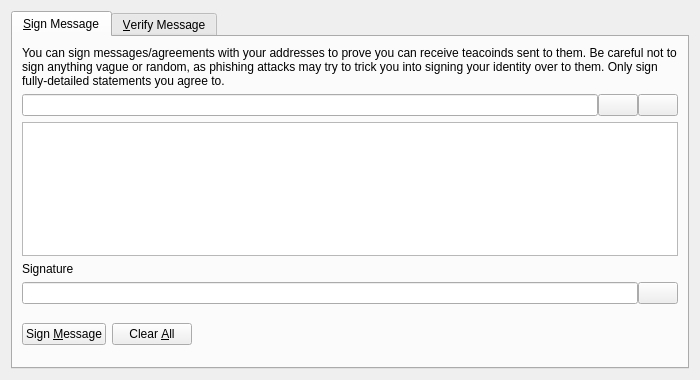
<?xml version="1.0" encoding="UTF-8"?>
<ui version="4.0">
 <class>SignVerifyMessageDialog</class>
 <widget class="QDialog" name="SignVerifyMessageDialog">
  <property name="geometry">
   <rect>
    <x>0</x>
    <y>0</y>
    <width>700</width>
    <height>380</height>
   </rect>
  </property>
  <property name="windowTitle">
   <string>Signatures - Sign / Verify a Message</string>
  </property>
  <property name="modal">
   <bool>true</bool>
  </property>
  <layout class="QVBoxLayout" name="verticalLayout">
   <item>
    <widget class="QTabWidget" name="tabWidget">
     <property name="currentIndex">
      <number>0</number>
     </property>
     <widget class="QWidget" name="tabSignMessage">
      <attribute name="title">
       <string>&amp;Sign Message</string>
      </attribute>
      <layout class="QVBoxLayout" name="verticalLayout_SM">
       <item>
        <widget class="QLabel" name="infoLabel_SM">
         <property name="text">
          <string>You can sign messages/agreements with your addresses to prove you can receive teacoinds sent to them. Be careful not to sign anything vague or random, as phishing attacks may try to trick you into signing your identity over to them. Only sign fully-detailed statements you agree to.</string>
         </property>
         <property name="textFormat">
          <enum>Qt::PlainText</enum>
         </property>
         <property name="wordWrap">
          <bool>true</bool>
         </property>
        </widget>
       </item>
       <item>
        <layout class="QHBoxLayout" name="horizontalLayout_1_SM">
         <property name="spacing">
          <number>0</number>
         </property>
         <item>
          <widget class="QValidatedLineEdit" name="addressIn_SM">
           <property name="toolTip">
            <string>The TeaCoin address to sign the message with</string>
           </property>
          </widget>
         </item>
         <item>
          <widget class="QPushButton" name="addressBookButton_SM">
           <property name="toolTip">
            <string>Choose previously used address</string>
           </property>
           <property name="text">
            <string/>
           </property>
           <property name="icon">
            <iconset resource="../bitcoin.qrc">
             <normaloff>:/icons/address-book</normaloff>:/icons/address-book</iconset>
           </property>
           <property name="shortcut">
            <string>Alt+A</string>
           </property>
           <property name="autoDefault">
            <bool>false</bool>
           </property>
          </widget>
         </item>
         <item>
          <widget class="QPushButton" name="pasteButton_SM">
           <property name="toolTip">
            <string>Paste address from clipboard</string>
           </property>
           <property name="text">
            <string/>
           </property>
           <property name="icon">
            <iconset resource="../bitcoin.qrc">
             <normaloff>:/icons/editpaste</normaloff>:/icons/editpaste</iconset>
           </property>
           <property name="shortcut">
            <string>Alt+P</string>
           </property>
           <property name="autoDefault">
            <bool>false</bool>
           </property>
          </widget>
         </item>
        </layout>
       </item>
       <item>
        <widget class="QPlainTextEdit" name="messageIn_SM">
         <property name="toolTip">
          <string>Enter the message you want to sign here</string>
         </property>
        </widget>
       </item>
       <item>
        <widget class="QLabel" name="signatureLabel_SM">
         <property name="text">
          <string>Signature</string>
         </property>
         <property name="textFormat">
          <enum>Qt::PlainText</enum>
         </property>
        </widget>
       </item>
       <item>
        <layout class="QHBoxLayout" name="horizontalLayout_2_SM">
         <property name="spacing">
          <number>0</number>
         </property>
         <item>
          <widget class="QLineEdit" name="signatureOut_SM">
           <property name="font">
            <font>
             <italic>true</italic>
            </font>
           </property>
           <property name="readOnly">
            <bool>true</bool>
           </property>
          </widget>
         </item>
         <item>
          <widget class="QPushButton" name="copySignatureButton_SM">
           <property name="toolTip">
            <string>Copy the current signature to the system clipboard</string>
           </property>
           <property name="text">
            <string/>
           </property>
           <property name="icon">
            <iconset resource="../bitcoin.qrc">
             <normaloff>:/icons/editcopy</normaloff>:/icons/editcopy</iconset>
           </property>
           <property name="autoDefault">
            <bool>false</bool>
           </property>
          </widget>
         </item>
        </layout>
       </item>
       <item>
        <layout class="QHBoxLayout" name="horizontalLayout_3_SM">
         <item>
          <widget class="QPushButton" name="signMessageButton_SM">
           <property name="toolTip">
            <string>Sign the message to prove you own this TeaCoin address</string>
           </property>
           <property name="text">
            <string>Sign &amp;Message</string>
           </property>
           <property name="icon">
            <iconset resource="../bitcoin.qrc">
             <normaloff>:/icons/edit</normaloff>:/icons/edit</iconset>
           </property>
           <property name="autoDefault">
            <bool>false</bool>
           </property>
          </widget>
         </item>
         <item>
          <widget class="QPushButton" name="clearButton_SM">
           <property name="toolTip">
            <string>Reset all sign message fields</string>
           </property>
           <property name="text">
            <string>Clear &amp;All</string>
           </property>
           <property name="icon">
            <iconset resource="../bitcoin.qrc">
             <normaloff>:/icons/remove</normaloff>:/icons/remove</iconset>
           </property>
           <property name="autoDefault">
            <bool>false</bool>
           </property>
          </widget>
         </item>
         <item>
          <spacer name="horizontalSpacer_1_SM">
           <property name="orientation">
            <enum>Qt::Horizontal</enum>
           </property>
           <property name="sizeHint" stdset="0">
            <size>
             <width>40</width>
             <height>48</height>
            </size>
           </property>
          </spacer>
         </item>
         <item>
          <widget class="QLabel" name="statusLabel_SM">
           <property name="font">
            <font>
             <weight>75</weight>
             <bold>true</bold>
            </font>
           </property>
           <property name="text">
            <string/>
           </property>
           <property name="wordWrap">
            <bool>true</bool>
           </property>
          </widget>
         </item>
         <item>
          <spacer name="horizontalSpacer_2_SM">
           <property name="orientation">
            <enum>Qt::Horizontal</enum>
           </property>
           <property name="sizeHint" stdset="0">
            <size>
             <width>40</width>
             <height>48</height>
            </size>
           </property>
          </spacer>
         </item>
        </layout>
       </item>
      </layout>
     </widget>
     <widget class="QWidget" name="tabVerifyMessage">
      <attribute name="title">
       <string>&amp;Verify Message</string>
      </attribute>
      <layout class="QVBoxLayout" name="verticalLayout_VM">
       <item>
        <widget class="QLabel" name="infoLabel_VM">
         <property name="text">
          <string>Enter the receiver's address, message (ensure you copy line breaks, spaces, tabs, etc. exactly) and signature below to verify the message. Be careful not to read more into the signature than what is in the signed message itself, to avoid being tricked by a man-in-the-middle attack. Note that this only proves the signing party receives with the address, it cannot prove sendership of any transaction!</string>
         </property>
         <property name="textFormat">
          <enum>Qt::PlainText</enum>
         </property>
         <property name="alignment">
          <set>Qt::AlignLeading|Qt::AlignLeft|Qt::AlignTop</set>
         </property>
         <property name="wordWrap">
          <bool>true</bool>
         </property>
        </widget>
       </item>
       <item>
        <layout class="QHBoxLayout" name="horizontalLayout_1_VM">
         <property name="spacing">
          <number>0</number>
         </property>
         <item>
          <widget class="QValidatedLineEdit" name="addressIn_VM">
           <property name="toolTip">
            <string>The TeaCoin address the message was signed with</string>
           </property>
          </widget>
         </item>
         <item>
          <widget class="QPushButton" name="addressBookButton_VM">
           <property name="toolTip">
            <string>Choose previously used address</string>
           </property>
           <property name="text">
            <string/>
           </property>
           <property name="icon">
            <iconset resource="../bitcoin.qrc">
             <normaloff>:/icons/address-book</normaloff>:/icons/address-book</iconset>
           </property>
           <property name="shortcut">
            <string>Alt+A</string>
           </property>
           <property name="autoDefault">
            <bool>false</bool>
           </property>
          </widget>
         </item>
        </layout>
       </item>
       <item>
        <widget class="QPlainTextEdit" name="messageIn_VM"/>
       </item>
       <item>
        <widget class="QValidatedLineEdit" name="signatureIn_VM"/>
       </item>
       <item>
        <layout class="QHBoxLayout" name="horizontalLayout_2_VM">
         <item>
          <widget class="QPushButton" name="verifyMessageButton_VM">
           <property name="toolTip">
            <string>Verify the message to ensure it was signed with the specified TeaCoin address</string>
           </property>
           <property name="text">
            <string>Verify &amp;Message</string>
           </property>
           <property name="icon">
            <iconset resource="../bitcoin.qrc">
             <normaloff>:/icons/transaction_0</normaloff>:/icons/transaction_0</iconset>
           </property>
           <property name="autoDefault">
            <bool>false</bool>
           </property>
          </widget>
         </item>
         <item>
          <widget class="QPushButton" name="clearButton_VM">
           <property name="toolTip">
            <string>Reset all verify message fields</string>
           </property>
           <property name="text">
            <string>Clear &amp;All</string>
           </property>
           <property name="icon">
            <iconset resource="../bitcoin.qrc">
             <normaloff>:/icons/remove</normaloff>:/icons/remove</iconset>
           </property>
           <property name="autoDefault">
            <bool>false</bool>
           </property>
          </widget>
         </item>
         <item>
          <spacer name="horizontalSpacer_1_VM">
           <property name="orientation">
            <enum>Qt::Horizontal</enum>
           </property>
           <property name="sizeHint" stdset="0">
            <size>
             <width>40</width>
             <height>48</height>
            </size>
           </property>
          </spacer>
         </item>
         <item>
          <widget class="QLabel" name="statusLabel_VM">
           <property name="font">
            <font>
             <weight>75</weight>
             <bold>true</bold>
            </font>
           </property>
           <property name="text">
            <string/>
           </property>
           <property name="wordWrap">
            <bool>true</bool>
           </property>
          </widget>
         </item>
         <item>
          <spacer name="horizontalSpacer_2_VM">
           <property name="orientation">
            <enum>Qt::Horizontal</enum>
           </property>
           <property name="sizeHint" stdset="0">
            <size>
             <width>40</width>
             <height>48</height>
            </size>
           </property>
          </spacer>
         </item>
        </layout>
       </item>
      </layout>
     </widget>
    </widget>
   </item>
  </layout>
 </widget>
 <customwidgets>
  <customwidget>
   <class>QValidatedLineEdit</class>
   <extends>QLineEdit</extends>
   <header>qvalidatedlineedit.h</header>
  </customwidget>
 </customwidgets>
 <resources>
  <include location="../bitcoin.qrc"/>
 </resources>
 <connections/>
</ui>
